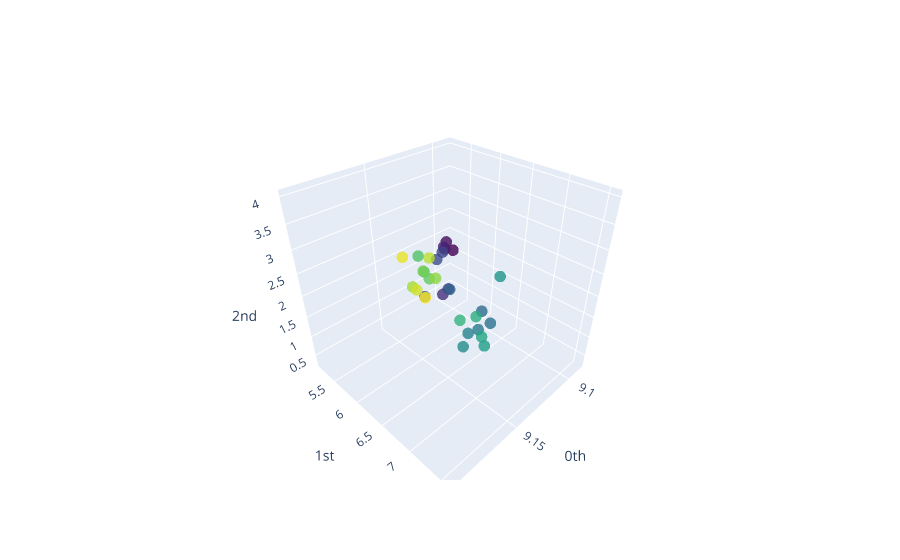

Notebook cell for this chart:
### Markdown cell above
Hemos encontrado una manera de representar cada nube de puntos en términos de solo tres números. Esto no depende del número de puntos en la nube de puntos original, aunque el cálculo de la $H_2$ generadores consume mucho tiempo para las nubes de puntos de $O(10^3)$ puntos. 

Visualizando la matriz de características

### Code cell
plot_point_cloud(X_basic)

### Figure 1 — Plotly figure (JSON) as saved in the notebook; plotly's stock layout.template omitted (floating-point values rounded to 4 significant figures)
{"data": [{"marker": {"color": [0, 1, 2, 3, 4, 5, 6, 7, 8, 9, 10, 11, 12, 13, 14, 15, 16, 17, 18, 19, 20, 21, 22, 23, 24, 25, 26, 27, 28, 29], "colorscale": [[0, "#440154"], [0.1111, "#482878"], [0.2222, "#3e4989"], [0.3333, "#31688e"], [0.4444, "#26828e"], [0.5556, "#1f9e89"], [0.6667, "#35b779"], [0.7778, "#6ece58"], [0.8889, "#b5de2b"], [1, "#fde725"]], "opacity": 0.8, "size": 4}, "mode": "markers", "type": "scatter3d", "x": [9.088, 9.103, 9.105, 9.109, 9.096, 9.101, 9.107, 9.116, 9.126, 9.102, 9.172, 9.174, 9.169, 9.177, 9.179, 9.162, 9.164, 9.173, 9.172, 9.182, 9.185, 9.187, 9.189, 9.189, 9.185, 9.19, 9.179, 9.197, 9.194, 9.189], "y": [5.239, 5.418, 5.42, 5.497, 5.18, 5.407, 5.43, 5.529, 5.49, 5.465, 7.424, 7.563, 7.326, 7.371, 7.341, 7.437, 7.339, 7.463, 7.352, 7.365, 6.986, 6.956, 7.144, 7.083, 7.133, 6.934, 6.909, 7.176, 6.95, 7.091], "z": [1.513, 2.047, 1.887, 2.049, 0.2997, 0.72, 1.849, 1.865, 0.9997, 0.7702, 3.108, 3.052, 2.611, 2.761, 2.504, 3.545, 2.203, 2.703, 2.941, 3.089, 3.661, 3.912, 3.724, 3.806, 3.663, 3.443, 3.741, 3.702, 4.0, 3.38]}], "layout": {"scene": {"xaxis": {"exponentformat": "e", "showexponent": "all", "title": {"text": "0th"}, "type": "linear"}, "yaxis": {"exponentformat": "e", "showexponent": "all", "title": {"text": "1st"}, "type": "linear"}, "zaxis": {"exponentformat": "e", "showexponent": "all", "title": {"text": "2nd"}, "type": "linear"}}}}
